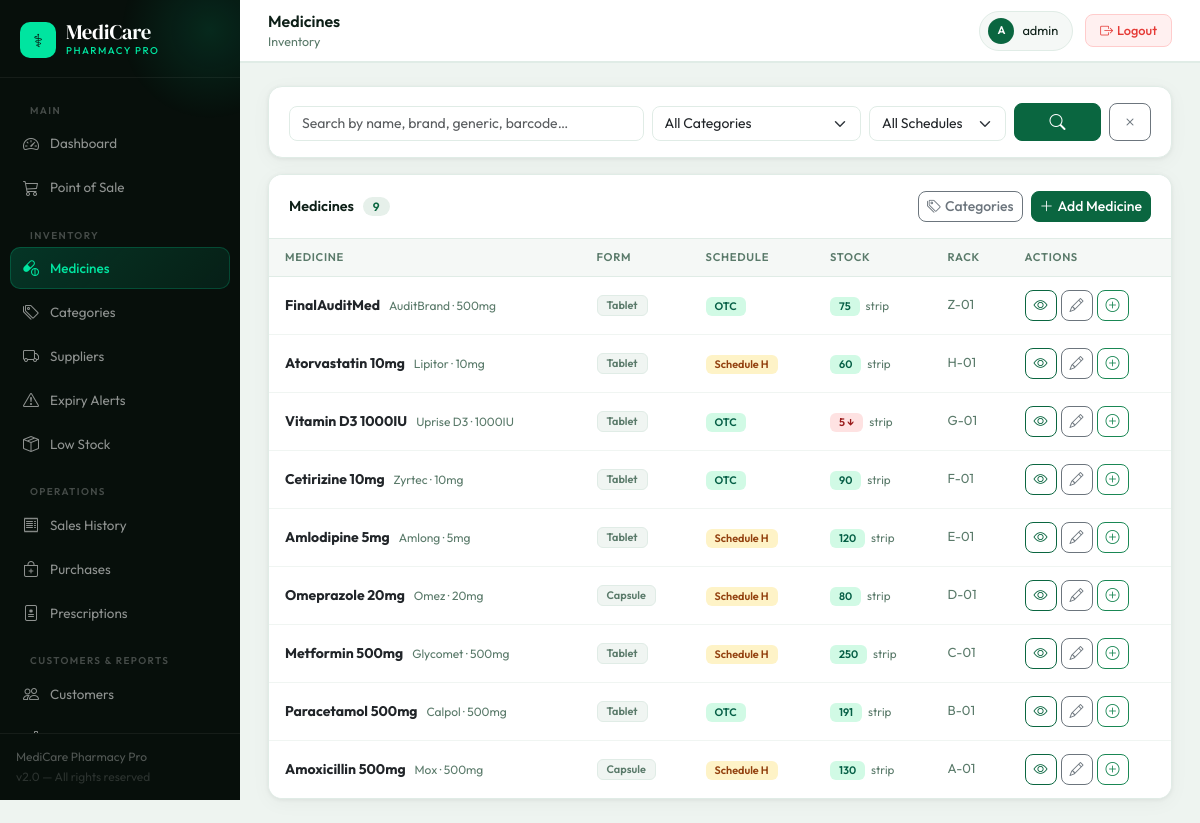
Screenshot of /inventory/ (signed in) with the database file from the repository.
### inventory/models.py (models this page shows, shortened)
class Medicine(models.Model):
    UNIT_CHOICES = [('strip','Strip'),('box','Box'),('piece','Piece'),('bottle','Bottle'),('vial','Vial'),('tube','Tube'),('sachet','Sachet')]
    SCHEDULE_CHOICES = [('OTC','OTC'),('H','Schedule H'),('H1','Schedule H1'),('X','Schedule X'),('G','Schedule G')]
    FORM_CHOICES = [('tablet','Tablet'),('capsule','Capsule'),('syrup','Syrup'),('injection','Injection'),('drops','Drops'),('ointment','Ointment'),('cream','Cream'),('powder','Powder'),('inhaler','Inhaler'),('other','Other')]
    name = models.CharField(max_length=200)
    brand = models.CharField(max_length=200)
    generic_name = models.CharField(max_length=200, blank=True)
    category = models.ForeignKey(Category, on_delete=models.SET_NULL, null=True, related_name='medicines')
    form = models.CharField(max_length=20, choices=FORM_CHOICES, default='tablet')
    strength = models.CharField(max_length=50, blank=True, help_text='e.g. 500mg, 10ml')
    unit = models.CharField(max_length=20, choices=UNIT_CHOICES, default='strip')
    hsn_code = models.CharField(max_length=20, blank=True)
    barcode = models.CharField(max_length=100, blank=True, unique=True, null=True)
    schedule = models.CharField(max_length=5, choices=SCHEDULE_CHOICES, default='OTC')
    prescription_required = models.BooleanField(default=False)
    default_supplier = models.ForeignKey(Supplier, on_delete=models.SET_NULL, null=True, blank=True)
    reorder_level = models.PositiveIntegerField(default=10)
    rack_location = models.CharField(max_length=50, blank=True)
    is_active = models.BooleanField(default=True)
    created_at = models.DateTimeField(auto_now_add=True)
    class Meta:
        ordering = ['-created_at']
    @property
    def total_stock(self):
        return sum(b.quantity for b in self.batches.filter(quantity__gt=0, is_active=True))
    @property
    def is_low_stock(self):
        return self.total_stock <= self.reorder_level

class Batch(models.Model):
    medicine = models.ForeignKey(Medicine, on_delete=models.CASCADE, related_name='batches')
    batch_number = models.CharField(max_length=100)
    expiry_date = models.DateField()
    manufacture_date = models.DateField(null=True, blank=True)
    quantity = models.PositiveIntegerField(default=0)
    purchase_price = models.DecimalField(max_digits=10, decimal_places=2)
    selling_price = models.DecimalField(max_digits=10, decimal_places=2)
    mrp = models.DecimalField(max_digits=10, decimal_places=2)
    gst_rate = models.DecimalField(max_digits=5, decimal_places=2, default=12)
    is_active = models.BooleanField(default=True)
    created_at = models.DateTimeField(auto_now_add=True)
    class Meta:
        ordering = ['expiry_date']

### inventory/views.py (the view)
# urls.py: path('', views.medicine_list, name='medicine_list'),
@login_required
def medicine_list(request):
    query = request.GET.get('q', '')
    category = request.GET.get('category', '')
    schedule = request.GET.get('schedule', '')
    medicines = Medicine.objects.filter(is_active=True).select_related('category', 'default_supplier')
    if query:
        medicines = medicines.filter(Q(name__icontains=query) | Q(brand__icontains=query) | Q(generic_name__icontains=query) | Q(barcode__icontains=query))
    if category:
        medicines = medicines.filter(category_id=category)
    if schedule:
        medicines = medicines.filter(schedule=schedule)
    categories = Category.objects.all()
    return render(request, 'inventory/medicine_list.html', {'medicines': medicines, 'categories': categories, 'query': query})

### templates/inventory/medicine_list.html (shortened to what this page needs)
{% extends 'base.html' %}
{% block page_title %}Medicines{% endblock %}
{% block breadcrumb %}Inventory{% endblock %}
{% block content %}
<div class="card mb-3">
  <div class="card-body py-3">
    <form method="get" class="row g-2 align-items-end">
      <div class="col-md-5"><input type="text" name="q" value="{{ query }}" class="form-control" placeholder="Search by name, brand, generic, barcode…"></div>
      <div class="col-md-3"><select name="category" class="form-select"><option value="">All Categories</option></select></div>
      <div class="col-md-2"><select name="schedule" class="form-select"><option value="">All Schedules</option></select></div>
      <div class="col-md-2 d-flex gap-2">
        <button type="submit" class="btn btn-primary flex-fill"><i class="bi bi-search"></i></button>
        <a href="{% url 'medicine_list' %}" class="btn btn-outline-secondary"><i class="bi bi-x"></i></a>
      </div>
    </form>
  </div>
</div>
<div class="card">
  <div class="card-header">
    <span>Medicines <span style="background:#e6f0ea;color:var(--primary);border-radius:20px;padding:2px 10px;font-size:.75rem;margin-left:6px;">{{ medicines.count }}</span></span>
    <div class="d-flex gap-2">
      <a href="{% url 'category_list' %}" class="btn btn-sm btn-outline-secondary"><i class="bi bi-tags me-1"></i>Categories</a>
      <a href="{% url 'medicine_add' %}" class="btn btn-sm btn-primary"><i class="bi bi-plus-lg me-1"></i>Add Medicine</a>
    </div>
  </div>
  <div class="table-responsive">
    <table class="table mb-0">
      <thead><tr><th>Medicine</th><th>Form</th><th>Schedule</th><th>Stock</th><th>Rack</th><th>Actions</th></tr></thead>
      <tbody>
      {% for m in medicines %}
      <tr>
        <td>
          <strong style="font-size:.875rem;">{{ m.name }}</strong>
          <span style="font-size:.75rem;color:var(--text-muted);margin-left:6px;">{{ m.brand }}{% if m.strength %} · {{ m.strength }}{% endif %}</span>
        </td>
        <td><span class="badge" style="background:#f0f5f2;color:var(--text-muted);border:1px solid var(--border);">{{ m.get_form_display }}</span></td>
        <td>
          {% if m.schedule == 'OTC' %}<span class="badge badge-otc">OTC</span>
          {% elif m.schedule == 'H' %}<span class="badge badge-h">Schedule H</span>
          {% elif m.schedule == 'H1' %}<span class="badge badge-h1">Schedule H1</span>
          {% elif m.schedule == 'X' %}<span class="badge badge-x">Schedule X</span>
          {% else %}<span class="badge badge-g">{{ m.schedule }}</span>{% endif %}
        </td>
        <td>
          {% if m.is_low_stock %}
          <span class="badge" style="background:#fee2e2;color:#991b1b;">{{ m.total_stock }} ↓</span>
          {% else %}
          <span class="badge" style="background:#d1fae5;color:#065f46;">{{ m.total_stock }}</span>
          {% endif %}
          <span style="font-size:.73rem;color:var(--text-muted);margin-left:3px;">{{ m.unit }}</span>
        </td>
        <td style="font-size:.82rem;color:var(--text-muted);">{{ m.rack_location|default:"—" }}</td>
        <td>
          <div class="d-flex gap-1">
            <a href="{% url 'medicine_detail' m.pk %}" class="btn btn-sm btn-outline-primary" title="View"><i class="bi bi-eye"></i></a>
            <a href="{% url 'medicine_edit' m.pk %}" class="btn btn-sm btn-outline-secondary" title="Edit"><i class="bi bi-pencil"></i></a>
            <a href="{% url 'batch_add' m.pk %}" class="btn btn-sm btn-outline-success" title="Add Stock"><i class="bi bi-plus-circle"></i></a>
          </div>
        </td>
      </tr>
      {% empty %}
      <tr><td colspan="6"><div class="empty-state"><i class="bi bi-capsule-pill"></i><p>No medicines found. <a href="{% url 'medicine_add' %}">Add one</a></p></div></td></tr>
      {% endfor %}
      </tbody>
    </table>
  </div>
</div>
{% endblock %}

### templates/base.html (shortened to what this page needs)
<!DOCTYPE html>
<html lang="en">
<head>
<link href="https://cdn.jsdelivr.net/npm/bootstrap@5.3.0/dist/css/bootstrap.min.css" rel="stylesheet">
<link href="https://cdn.jsdelivr.net/npm/bootstrap-icons@1.11.0/font/bootstrap-icons.css" rel="stylesheet">
</head>
<body>
{% if user.is_authenticated %}
<aside class="sidebar">
  <div class="sb-brand">
    <div class="logo-wrap">
      <div class="logo-icon">⚕</div>
      <div>
        <div class="logo-text">MediCare</div>
        <div class="logo-sub">Pharmacy Pro</div>
      </div>
    </div>
  </div>
  <nav class="sb-nav">
    <div class="sb-section">Main</div>
    <a href="/" class="sb-link {% if request.path == '/' %}active{% endif %}">
      <i class="bi bi-speedometer2"></i> Dashboard
    </a>
    <a href="{% url 'pos' %}" class="sb-link {% if '/sales/pos' in request.path %}active{% endif %}">
      <i class="bi bi-cart3"></i> Point of Sale
    </a>
    <div class="sb-section">Inventory</div>
    <a href="{% url 'medicine_list' %}" class="sb-link {% if '/inventory' in request.path and 'supplier' not in request.path and 'categor' not in request.path and 'expiry' not in request.path and 'low-stock' not in request.path %}active{% endif %}">
      <i class="bi bi-capsule-pill"></i> Medicines
    </a>
    <a href="{% url 'category_list' %}" class="sb-link {% if 'categor' in request.path %}active{% endif %}">
      <i class="bi bi-tags"></i> Categories
    </a>
    <a href="{% url 'supplier_list' %}" class="sb-link {% if 'supplier' in request.path %}active{% endif %}">
      <i class="bi bi-truck"></i> Suppliers
    </a>
    <a href="{% url 'expiry_alerts' %}" class="sb-link {% if 'expiry' in request.path %}active{% endif %}">
      <i class="bi bi-exclamation-triangle"></i> Expiry Alerts
    </a>
    <a href="{% url 'low_stock_list' %}" class="sb-link {% if 'low-stock' in request.path %}active{% endif %}">
      <i class="bi bi-box-seam"></i> Low Stock
    </a>
    <div class="sb-section">Operations</div>
    <a href="{% url 'sale_list' %}" class="sb-link {% if '/sales/' in request.path and 'pos' not in request.path %}active{% endif %}">
      <i class="bi bi-receipt"></i> Sales History
    </a>
    <a href="{% url 'po_list' %}" class="sb-link {% if '/purchase' in request.path %}active{% endif %}">
      <i class="bi bi-bag-plus"></i> Purchases
    </a>
    <a href="{% url 'prescription_list' %}" class="sb-link {% if '/prescriptions' in request.path %}active{% endif %}">
      <i class="bi bi-file-medical"></i> Prescriptions
    </a>
    <div class="sb-section">Customers & Reports</div>
    <a href="{% url 'customer_list' %}" class="sb-link {% if '/customers' in request.path %}active{% endif %}">
      <i class="bi bi-people"></i> Customers
    </a>
    <a href="{% url 'analytics_dashboard' %}" class="sb-link {% if '/analytics' in request.path and 'gst' not in request.path and 'profit' not in request.path %}active{% endif %}">
      <i class="bi bi-bar-chart-line"></i> Analytics
    </a>
  </nav>
  <div class="sb-footer">
    <div>MediCare Pharmacy Pro</div>
    <div style="color:rgba(255,255,255,.15);margin-top:2px;">v2.0 — All rights reserved</div>
  </div>
</aside>
<div class="main">
  <header class="topbar">
    <div class="topbar-left">
      <div>
        <div class="topbar-title">{% block page_title %}Dashboard{% endblock %}</div>
        <div class="topbar-breadcrumb">{% block breadcrumb %}MediCare Pharmacy{% endblock %}</div>
      </div>
    </div>
    <div class="topbar-right">
      <div class="user-chip">
        <div class="user-avatar">{{ user.username|first|upper }}</div>
        <span>{{ user.get_full_name|default:user.username }}</span>
      </div>
      <a href="{% url 'logout' %}" class="logout-btn"><i class="bi bi-box-arrow-right me-1"></i>Logout</a>
    </div>
  </header>
  <div class="page-content">
    {% block content %}{% endblock %}
  </div>
</div>
{% else %}
{% block auth_content %}{% endblock %}
{% endif %}
</body>
</html>

### rows the page displays
Medicine: name "FinalAuditMed", brand "AuditBrand", strength "500mg", form "Tablet", schedule "OTC", total_stock "75", unit "strip", rack_location "Z-01"
Medicine: name "Atorvastatin 10mg", brand "Lipitor", strength "10mg", form "Tablet", schedule "Schedule H", total_stock "60", unit "strip", rack_location "H-01"
Medicine: name "Vitamin D3 1000IU", brand "Uprise D3", strength "1000IU", form "Tablet", schedule "OTC", total_stock "5", unit "strip", rack_location "G-01"
Medicine: name "Cetirizine 10mg", brand "Zyrtec", strength "10mg", form "Tablet", schedule "OTC", total_stock "90", unit "strip", rack_location "F-01"
Medicine: name "Amlodipine 5mg", brand "Amlong", strength "5mg", form "Tablet", schedule "Schedule H", total_stock "120", unit "strip", rack_location "E-01"
Medicine: name "Omeprazole 20mg", brand "Omez", strength "20mg", form "Capsule", schedule "Schedule H", total_stock "80", unit "strip", rack_location "D-01"
Medicine: name "Metformin 500mg", brand "Glycomet", strength "500mg", form "Tablet", schedule "Schedule H", total_stock "250", unit "strip", rack_location "C-01"
Medicine: name "Paracetamol 500mg", brand "Calpol", strength "500mg", form "Tablet", schedule "OTC", total_stock "191", unit "strip", rack_location "B-01"
Medicine: name "Amoxicillin 500mg", brand "Mox", strength "500mg", form "Capsule", schedule "Schedule H", total_stock "130", unit "strip", rack_location "A-01"

### other values shown
{{ user.username|first|upper }} "A"
{{ user.get_full_name|default:user.username }} "admin"
{{ medicines.count }} "9"
